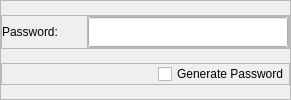
             <widget class="QFrame" name="frame_6">
              <property name="sizePolicy">
               <sizepolicy hsizetype="Preferred" vsizetype="Fixed">
                <horstretch>0</horstretch>
                <verstretch>0</verstretch>
               </sizepolicy>
              </property>
              <property name="frameShape">
               <enum>QFrame::StyledPanel</enum>
              </property>
              <property name="frameShadow">
               <enum>QFrame::Raised</enum>
              </property>
              <layout class="QVBoxLayout" name="verticalLayout_4">
               <property name="spacing">
                <number>0</number>
               </property>
               <property name="leftMargin">
                <number>0</number>
               </property>
               <property name="topMargin">
                <number>0</number>
               </property>
               <property name="rightMargin">
                <number>0</number>
               </property>
               <property name="bottomMargin">
                <number>0</number>
               </property>
               <item>
                <widget class="QFrame" name="frame_16">
                 <property name="sizePolicy">
                  <sizepolicy hsizetype="Preferred" vsizetype="Fixed">
                   <horstretch>0</horstretch>
                   <verstretch>0</verstretch>
                  </sizepolicy>
                 </property>
                 <property name="frameShape">
                  <enum>QFrame::StyledPanel</enum>
                 </property>
                 <property name="frameShadow">
                  <enum>QFrame::Raised</enum>
                 </property>
                 <layout class="QHBoxLayout" name="horizontalLayout_15">
                  <property name="spacing">
                   <number>5</number>
                  </property>
                  <property name="leftMargin">
                   <number>0</number>
                  </property>
                  <property name="topMargin">
                   <number>0</number>
                  </property>
                  <property name="rightMargin">
                   <number>0</number>
                  </property>
                  <property name="bottomMargin">
                   <number>0</number>
                  </property>
                  <item>
                   <widget class="QLabel" name="label_4">
                    <property name="sizePolicy">
                     <sizepolicy hsizetype="Fixed" vsizetype="Fixed">
                      <horstretch>0</horstretch>
                      <verstretch>0</verstretch>
                     </sizepolicy>
                    </property>
                    <property name="minimumSize">
                     <size>
                      <width>80</width>
                      <height>0</height>
                     </size>
                    </property>
                    <property name="maximumSize">
                     <size>
                      <width>80</width>
                      <height>16777215</height>
                     </size>
                    </property>
                    <property name="text">
                     <string>Password:</string>
                    </property>
                   </widget>
                  </item>
                  <item>
                   <widget class="QFrame" name="frame_20">
                    <property name="sizePolicy">
                     <sizepolicy hsizetype="Expanding" vsizetype="Preferred">
                      <horstretch>0</horstretch>
                      <verstretch>0</verstretch>
                     </sizepolicy>
                    </property>
                    <property name="frameShape">
                     <enum>QFrame::StyledPanel</enum>
                    </property>
                    <property name="frameShadow">
                     <enum>QFrame::Raised</enum>
                    </property>
                    <layout class="QHBoxLayout" name="horizontalLayout_18">
                     <property name="spacing">
                      <number>5</number>
                     </property>
                     <property name="leftMargin">
                      <number>0</number>
                     </property>
                     <property name="topMargin">
                      <number>0</number>
                     </property>
                     <property name="rightMargin">
                      <number>0</number>
                     </property>
                     <property name="bottomMargin">
                      <number>0</number>
                     </property>
                     <item>
                      <widget class="QLineEdit" name="password_field">
                       <property name="sizePolicy">
                        <sizepolicy hsizetype="Minimum" vsizetype="Fixed">
                         <horstretch>0</horstretch>
                         <verstretch>0</verstretch>
                        </sizepolicy>
                       </property>
                       <property name="minimumSize">
                        <size>
                         <width>200</width>
                         <height>30</height>
                        </size>
                       </property>
                      </widget>
                     </item>
                    </layout>
                   </widget>
                  </item>
                 </layout>
                </widget>
               </item>
               <item>
                <widget class="QFrame" name="frame_17">
                 <property name="sizePolicy">
                  <sizepolicy hsizetype="Preferred" vsizetype="Fixed">
                   <horstretch>0</horstretch>
                   <verstretch>0</verstretch>
                  </sizepolicy>
                 </property>
                 <property name="frameShape">
                  <enum>QFrame::StyledPanel</enum>
                 </property>
                 <property name="frameShadow">
                  <enum>QFrame::Raised</enum>
                 </property>
                 <layout class="QHBoxLayout" name="horizontalLayout_5">
                  <property name="spacing">
                   <number>5</number>
                  </property>
                  <property name="leftMargin">
                   <number>0</number>
                  </property>
                  <property name="topMargin">
                   <number>0</number>
                  </property>
                  <property name="rightMargin">
                   <number>0</number>
                  </property>
                  <property name="bottomMargin">
                   <number>0</number>
                  </property>
                  <item alignment="Qt::AlignRight">
                   <widget class="QCheckBox" name="generatePassword_checkBox">
                    <property name="cursor">
                     <cursorShape>PointingHandCursor</cursorShape>
                    </property>
                    <property name="text">
                     <string>Generate Password</string>
                    </property>
                   </widget>
                  </item>
                 </layout>
                </widget>
               </item>
              </layout>
             </widget>
